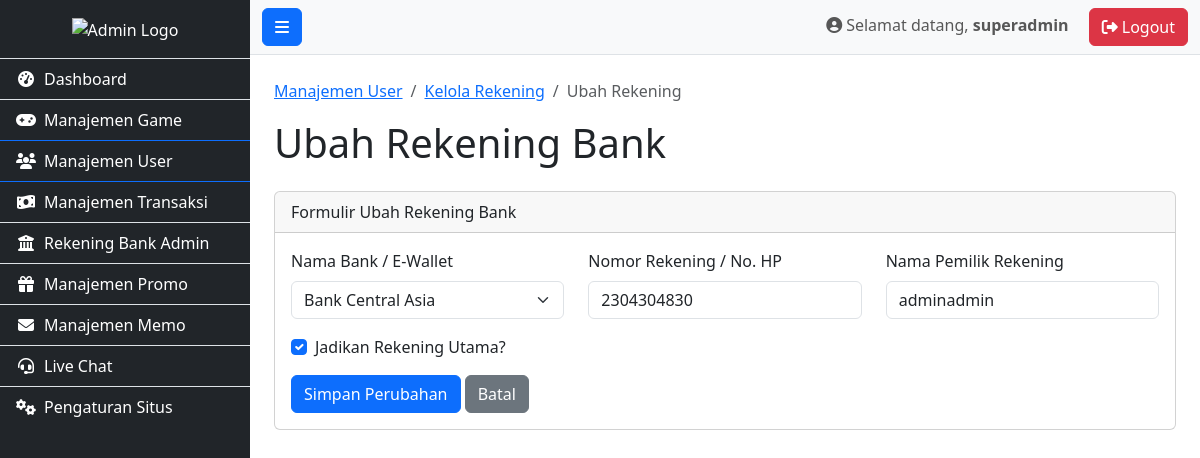
/admin/edit_user_bank.php?id=18 (signed in), run on the app's committed database.
### tables this page shows
CREATE TABLE `user_banks` (
  `id` int(11) NOT NULL,
  `user_id` int(11) NOT NULL,
  `bank_name` varchar(50) NOT NULL,
  `account_number` varchar(50) NOT NULL,
  `account_name` varchar(100) NOT NULL,
  `is_primary` tinyint(1) NOT NULL DEFAULT 0,
  `created_at` timestamp NOT NULL DEFAULT current_timestamp()
);

CREATE TABLE `payment_methods` (
  `id` int(11) NOT NULL,
  `method_name` varchar(100) NOT NULL COMMENT 'Nama lengkap metode, cth: Bank Central Asia',
  `method_code` varchar(20) NOT NULL COMMENT 'Kode singkat unik, cth: BCA',
  `method_type` enum('Bank','E-Wallet','Virtual Account','Pulsa') NOT NULL COMMENT 'Jenis metode pembayaran',
  `logo` varchar(255) DEFAULT NULL COMMENT 'Nama file logo',
  `min_length` int(2) DEFAULT 8,
  `max_length` int(2) DEFAULT 16,
  `is_active` tinyint(1) NOT NULL DEFAULT 1 COMMENT '1 = Aktif, 0 = Tidak Aktif'
);

### admin/edit_user_bank.php (the view, shortened to what this page needs)
<?php
require_once 'includes/header.php';
require_once 'includes/sidebar.php';
$bank_id = $_GET['id'];
$stmt = $conn->prepare("SELECT * FROM user_banks WHERE id = ?");
$stmt->bind_param("i", $bank_id);
$stmt->execute();
$result = $stmt->get_result();
if ($result->num_rows === 1) {
    $bank = $result->fetch_assoc();
    $user_id = $bank['user_id'];
} else {
    $_SESSION['error_message'] = "Rekening bank tidak ditemukan.";
    header("Location: manage_users.php");
    exit();
}
$payment_methods_result = $conn->query("SELECT method_code, method_name, method_type FROM payment_methods WHERE is_active = 1 ORDER BY method_type, method_name ASC");
$payment_options = [];
while ($row = $payment_methods_result->fetch_assoc()) {
    $payment_options[$row['method_type']][] = $row;
}
?>
<nav aria-label="breadcrumb">
    <ol class="breadcrumb">
        <li class="breadcrumb-item"><a href="manage_users.php">Manajemen User</a></li>
        <li class="breadcrumb-item"><a href="view_user_banks.php?user_id=<?php echo $user_id; ?>">Kelola Rekening</a></li>
        <li class="breadcrumb-item active" aria-current="page">Ubah Rekening</li>
    </ol>
</nav>
<h1 class="mb-4">Ubah Rekening Bank</h1>
<div class="card">
    <div class="card-header">Formulir Ubah Rekening Bank</div>
    <div class="card-body">
        <form action="edit_user_bank.php?id=<?php echo $bank_id; ?>" method="post">
            <div class="row">
                <div class="col-md-4 mb-3">
                    <label for="bank_name" class="form-label">Nama Bank / E-Wallet</label>
                    <select class="form-select" id="bank_name" name="bank_name" required>
                        <?php foreach ($payment_options as $type => $methods): ?>
                            <optgroup label="<?php echo $type; ?>">
                                <?php foreach ($methods as $method): ?>
                                    <option value="<?php echo $method['method_code']; ?>" <?php if ($bank['bank_name'] == $method['method_code']) echo 'selected'; ?>>
                                        <?php echo htmlspecialchars($method['method_name']); ?>
                                    </option>
                                <?php endforeach; ?>
                            </optgroup>
                        <?php endforeach; ?>
                    </select>
                </div>
                <div class="col-md-4 mb-3">
                    <label for="account_number" class="form-label">Nomor Rekening / No. HP</label>
                    <input type="text" class="form-control" id="account_number" name="account_number" value="<?php echo htmlspecialchars($bank['account_number']); ?>" required>
                </div>
                <div class="col-md-4 mb-3">
                    <label for="account_name" class="form-label">Nama Pemilik Rekening</label>
                    <input type="text" class="form-control" id="account_name" name="account_name" value="<?php echo htmlspecialchars($bank['account_name']); ?>" required>
                </div>
            </div>
            <div class="mb-3 form-check">
                <input type="checkbox" class="form-check-input" id="is_primary" name="is_primary" value="1" <?php if ($bank['is_primary'] == 1) echo 'checked'; ?>>
                <label class="form-check-label" for="is_primary">Jadikan Rekening Utama?</label>
            </div>
            <button type="submit" class="btn btn-primary">Simpan Perubahan</button>
            <a href="view_user_banks.php?user_id=<?php echo $user_id; ?>" class="btn btn-secondary">Batal</a>
        </form>
    </div>
</div>
<?php
require_once 'includes/footer.php';
?>

### data on the page
user_banks: bank_name "Bank Central Asia", account_number "2304304830", account_name "adminadmin", is_primary "☑"

### other printed values
$_SESSION['admin_username'] "superadmin"
